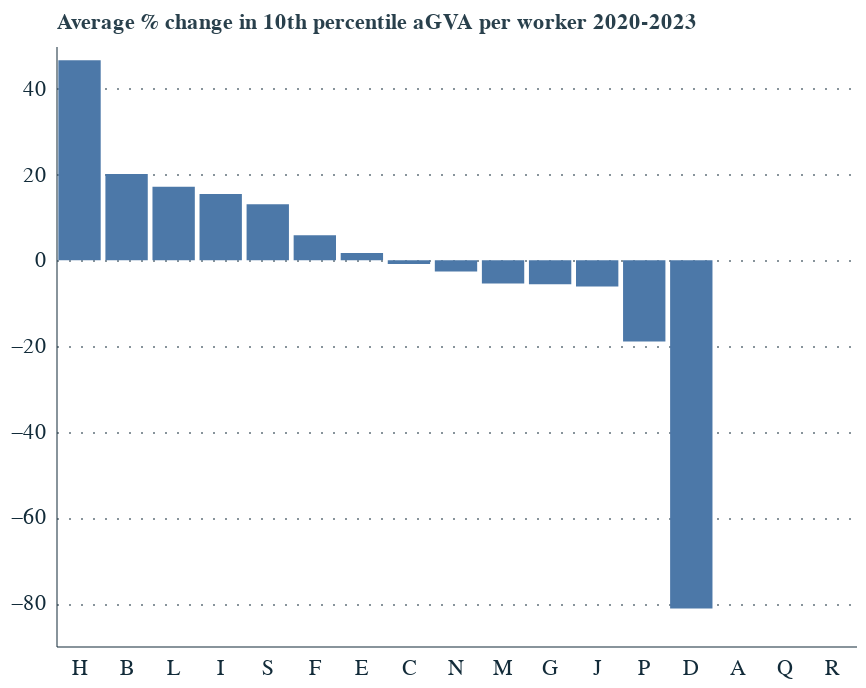

The notebook cell saved with this chart:
### Code cell
# Try an average of P10 change over 2020-2023, the period in which we have seen increase in P90
industry_p10 = firm_level_prod_industry[firm_level_prod_industry['Decile'].isin(['P10'])]
industry_p10['aGVA per worker (£) KP EW'] = pd.to_numeric(industry_p10['aGVA per worker (£) KP EW'], errors='coerce')
industry_p10['ln_aGVA_per_worker'] = industry_p10['aGVA per worker (£) KP EW'].apply(np.log)
industry_p10['percent change in aGVA_per_worker'] = industry_p10.groupby('Industry')['aGVA per worker (£) KP EW'].pct_change() * 100
industry_p10['Difference in aGVA_per_worker'] = industry_p10.groupby('Industry')['aGVA per worker (£) KP EW'].pct_change() * 100

industry_p10_2020_2023 = industry_p10[
    (industry_p10['Year'] >= 2020) &
    (industry_p10['Year'] <= 2023)
]
industry_p10_2020_2023['avg_difference_by_industry_2020_2023'] = industry_p10_2020_2023.groupby('Industry')['percent change in aGVA_per_worker'].transform('mean')

industry_p10_2020_2023 = industry_p10_2020_2023[industry_p10_2020_2023['Year']==2023]

chart = alt.Chart(industry_p10_2020_2023).mark_bar().encode(
    x=alt.X('Industry:N', sort='-y'),
    y=alt.Y('avg_percent_change_by_industry_2020_2023:Q', title='Average % change in 10th percentile aGVA per worker 2020-2023'),
    tooltip=['Year:O','Industry:N','avg_percent_change_by_industry_2020_2023:Q']
)

chart

#chart.save('P10_change_industries_2020_2023.png', scale_factor=2)

### Figure 1 — Vega-Lite specification as saved in the notebook (floating-point values rounded to 4 significant figures)
{"config": {"font": "Circular Std", "mark": {"line": {"interpolate": "linear"}}, "view": {"stroke": "transparent", "width": 400, "height": 300}, "range": {"category": ["#179fdb", "#e6224b", "#f4c245", "#122b39", "#eb5c2e", "#36b7b4"], "diverging": ["#E6224B", "#E54753", "#C9C9C9", "#179FDB", "#122B39"], "heatmap": ["#C9C9C9", "#179FDB", "#0063AF", "#122B39"], "ordinal": ["#00A767", "#36B7B4", "#179FDB", "#0063AF", "#243B5A"]}, "axisX": {"labelColor": "#122b39", "tickColor": "#122b39", "domainColor": "#122b39", "domainOpacity": 0.5, "gridOpacity": 0, "labelFont": "Circular Std", "labelAngle": 0, "labelAlign": "center", "labelFontSize": 11, "labelPadding": 5, "tickCount": 10, "tickSize": 0, "title": ""}, "axisY": {"labelColor": "#122b39", "labelFont": "Circular Std", "tickColor": "#122b39", "domainColor": "#122b39", "gridColor": "#122b39", "gridDash": [1, 5], "gridOpacity": 0.5, "labelPadding": 5, "labelFontSize": 11, "domainOpacity": 0.5, "tickSize": 0, "title": null, "titleAlign": "left", "titleAngle": 0, "titleBaseline": "bottom", "titleColor": "#122b39", "titleOpacity": 0.9, "titleX": 0, "titleY": -7}}, "data": {"name": "data-4d77d6398146b5cc559626fd481180fb"}, "mark": {"type": "bar"}, "encoding": {"tooltip": [{"field": "Year", "type": "ordinal"}, {"field": "Industry", "type": "nominal"}, {"field": "avg_percent_change_by_industry_2020_2023", "type": "quantitative"}], "x": {"field": "Industry", "sort": "-y", "type": "nominal"}, "y": {"field": "avg_percent_change_by_industry_2020_2023", "title": "Average % change in 10th percentile aGVA per worker 2020-2023", "type": "quantitative"}}, "$schema": "https://vega.github.io/schema/vega-lite/v5.20.1.json", "datasets": {"data-4d77d6398146b5cc559626fd481180fb": [{"Year": 2023, "Industry": "A", "Decile": "P10", "aGVA per worker (£) KP EW": 1000.0, "ln_aGVA_per_worker": 6.908, "percent change in aGVA_per_worker": null, "Difference in aGVA_per_worker": null, "avg_percent_change_by_industry_2020_2023": null}, {"Year": 2023, "Industry": "B", "Decile": "P10", "aGVA per worker (£) KP EW": 45000.0, "ln_aGVA_per_worker": 10.71, "percent change in aGVA_per_worker": 16.88, "Difference in aGVA_per_worker": 16.88, "avg_percent_change_by_industry_2020_2023": 20.16}, {"Year": 2023, "Industry": "C", "Decile": "P10", "aGVA per worker (£) KP EW": 19500.0, "ln_aGVA_per_worker": 9.878, "percent change in aGVA_per_worker": -9.302, "Difference in aGVA_per_worker": -9.302, "avg_percent_change_by_industry_2020_2023": -0.8626}, {"Year": 2023, "Industry": "D", "Decile": "P10", "aGVA per worker (£) KP EW": 116500.0, "ln_aGVA_per_worker": 11.67, "percent change in aGVA_per_worker": -306.2, "Difference in aGVA_per_worker": -306.2, "avg_percent_change_by_industry_2020_2023": -81.26}, {"Year": 2023, "Industry": "E", "Decile": "P10", "aGVA per worker (£) KP EW": 33500.0, "ln_aGVA_per_worker": 10.42, "percent change in aGVA_per_worker": 3.077, "Difference in aGVA_per_worker": 3.077, "avg_percent_change_by_industry_2020_2023": 1.714}, {"Year": 2023, "Industry": "F", "Decile": "P10", "aGVA per worker (£) KP EW": 13500.0, "ln_aGVA_per_worker": 9.51, "percent change in aGVA_per_worker": -15.62, "Difference in aGVA_per_worker": -15.62, "avg_percent_change_by_industry_2020_2023": 5.85}, {"Year": 2023, "Industry": "G", "Decile": "P10", "aGVA per worker (£) KP EW": 8000.0, "ln_aGVA_per_worker": 8.987, "percent change in aGVA_per_worker": -23.81, "Difference in aGVA_per_worker": -23.81, "avg_percent_change_by_industry_2020_2023": -5.563}, {"Year": 2023, "Industry": "H", "Decile": "P10", "aGVA per worker (£) KP EW": 17000.0, "ln_aGVA_per_worker": 9.741, "percent change in aGVA_per_worker": 17.24, "Difference in aGVA_per_worker": 17.24, "avg_percent_change_by_industry_2020_2023": 46.67}, {"Year": 2023, "Industry": "I", "Decile": "P10", "aGVA per worker (£) KP EW": 5000.0, "ln_aGVA_per_worker": 8.517, "percent change in aGVA_per_worker": -16.67, "Difference in aGVA_per_worker": -16.67, "avg_percent_change_by_industry_2020_2023": 15.48}, {"Year": 2023, "Industry": "J", "Decile": "P10", "aGVA per worker (£) KP EW": 7500.0, "ln_aGVA_per_worker": 8.923, "percent change in aGVA_per_worker": -6.25, "Difference in aGVA_per_worker": -6.25, "avg_percent_change_by_industry_2020_2023": -6.116}, {"Year": 2023, "Industry": "L", "Decile": "P10", "aGVA per worker (£) KP EW": 10500.0, "ln_aGVA_per_worker": 9.259, "percent change in aGVA_per_worker": 16.67, "Difference in aGVA_per_worker": 16.67, "avg_percent_change_by_industry_2020_2023": 17.15}, {"Year": 2023, "Industry": "M", "Decile": "P10", "aGVA per worker (£) KP EW": 7500.0, "ln_aGVA_per_worker": 8.923, "percent change in aGVA_per_worker": 7.143, "Difference in aGVA_per_worker": 7.143, "avg_percent_change_by_industry_2020_2023": -5.436}, {"Year": 2023, "Industry": "N", "Decile": "P10", "aGVA per worker (£) KP EW": 6500.0, "ln_aGVA_per_worker": 8.78, "percent change in aGVA_per_worker": -18.75, "Difference in aGVA_per_worker": -18.75, "avg_percent_change_by_industry_2020_2023": -2.604}, {"Year": 2023, "Industry": "P", "Decile": "P10", "aGVA per worker (£) KP EW": 1000.0, "ln_aGVA_per_worker": 6.908, "percent change in aGVA_per_worker": -111.1, "Difference in aGVA_per_worker": -111.1, "avg_percent_change_by_industry_2020_2023": -18.95}, {"Year": 2023, "Industry": "Q", "Decile": "P10", "aGVA per worker (£) KP EW": 1000.0, "ln_aGVA_per_worker": 6.908, "percent change in aGVA_per_worker": null, "Difference in aGVA_per_worker": null, "avg_percent_change_by_industry_2020_2023": null}, {"Year": 2023, "Industry": "R", "Decile": "P10", "aGVA per worker (£) KP EW": 1000.0, "ln_aGVA_per_worker": 6.908, "percent change in aGVA_per_worker": null, "Difference in aGVA_per_worker": null, "avg_percent_change_by_industry_2020_2023": null}, {"Year": 2023, "Industry": "S", "Decile": "P10", "aGVA per worker (£) KP EW": -5000.0, "ln_aGVA_per_worker": null, "percent change in aGVA_per_worker": 11.11, "Difference in aGVA_per_worker": 11.11, "avg_percent_change_by_industry_2020_2023": 13.09}]}}
